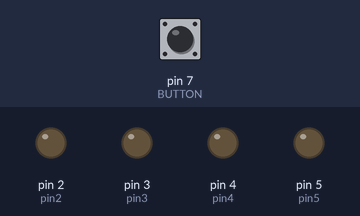
The sketch below on a simulated Arduino Uno, built with avr-gcc and run on an emulated ATmega328P. Parts: output pins drawn as LEDs (lit = HIGH). Inputs (shaded band) come from the test bench; at power-on: pin 7 (BUTTON) LOW.

Above: at 1.2 s.
1.3 s: pin 7 (BUTTON) pulled HIGH for 0.15 s
At 2.0 s:
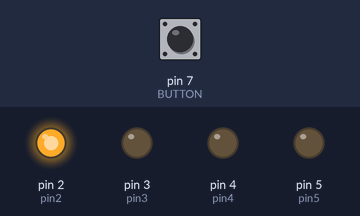
2.9 s: pin 7 (BUTTON) pulled HIGH for 1 s
At 3.2 s:
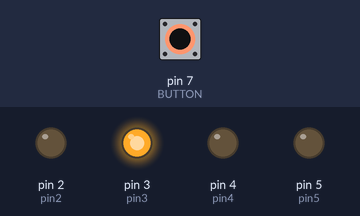
5.4 s: pin 7 (BUTTON) pulled HIGH for 0.15 s
At 6.3 s:
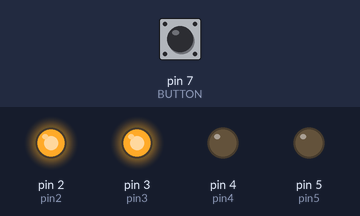
7.0 s: pin 7 (BUTTON) pulled HIGH for 3.2 s
At 7.5 s:
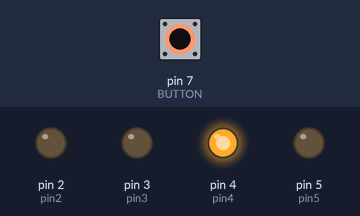
11.7 s: pin 7 (BUTTON) pulled HIGH for 0.15 s
At 12.3 s:
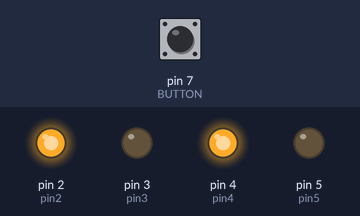
13.3 s: pin 7 (BUTTON) pulled HIGH for 1 s
At 14.7 s:
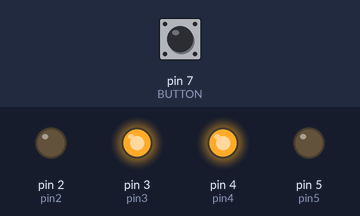
Timing chart, 0 to 16.3 s (numbered marks = the images above; inputs shaded):
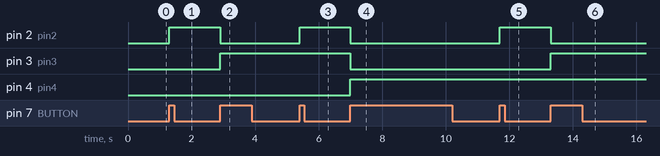

Measured:
- after the input at 1.3 s, pin 2 (pin2): LOW → HIGH at once
- after the input at 2.9 s, pin 2 (pin2): HIGH → LOW at once; pin 3 (pin3): LOW → HIGH at once
- after the input at 5.4 s, pin 2 (pin2): LOW → HIGH at once
- after the input at 7.0 s, pin 2 (pin2), pin 3 (pin3): HIGH → LOW at once; pin 4 (pin4): LOW → HIGH at once
- after the input at 11.7 s, pin 2 (pin2): LOW → HIGH at once
- after the input at 13.3 s, pin 2 (pin2): HIGH → LOW at once; pin 3 (pin3): LOW → HIGH at once

The sketch:

4bit_LED_Counter_improved.ino
```cpp
#define pin2 2
#define pin3 3
#define pin4 4
#define pin5 5
#define BUTTON 7

byte lastStatus;

unsigned long lastTime = millis();
unsigned long rebounce = 50;

int counter = 0;
int digit0 = 0;
int digit1 = 0;
int digit2 = 0;
int digit3 = 0;
int i;

void setup() {
  // put your setup code here, to run once:
  pinMode(pin2, OUTPUT);
  pinMode(pin3, OUTPUT);
  pinMode(pin4, OUTPUT);
  pinMode(pin5, OUTPUT);
  pinMode(BUTTON, INPUT);
  lastStatus = 0;
}

void loop() {
  // put your main code here, to run repeatedly:
  if(millis() - lastTime >= rebounce){
    byte buttonState = digitalRead(BUTTON);
    if(buttonState != lastStatus){
      lastTime = millis();
      lastStatus = buttonState;
      if(buttonState == HIGH){
        counter = (counter+1)%16;
      }
      int val = counter;
      digit0 = val%2;
      val /= 2;
      digit1 = val%2;
      val /= 2;
      digit2 = val%2;
      val /= 2;
      digit3 = val%2;
      val /= 2;
      digitalWrite(pin2, digit0);
      digitalWrite(pin3, digit1);
      digitalWrite(pin4, digit2);
      digitalWrite(pin5, digit3);
    }
  }
}
```
